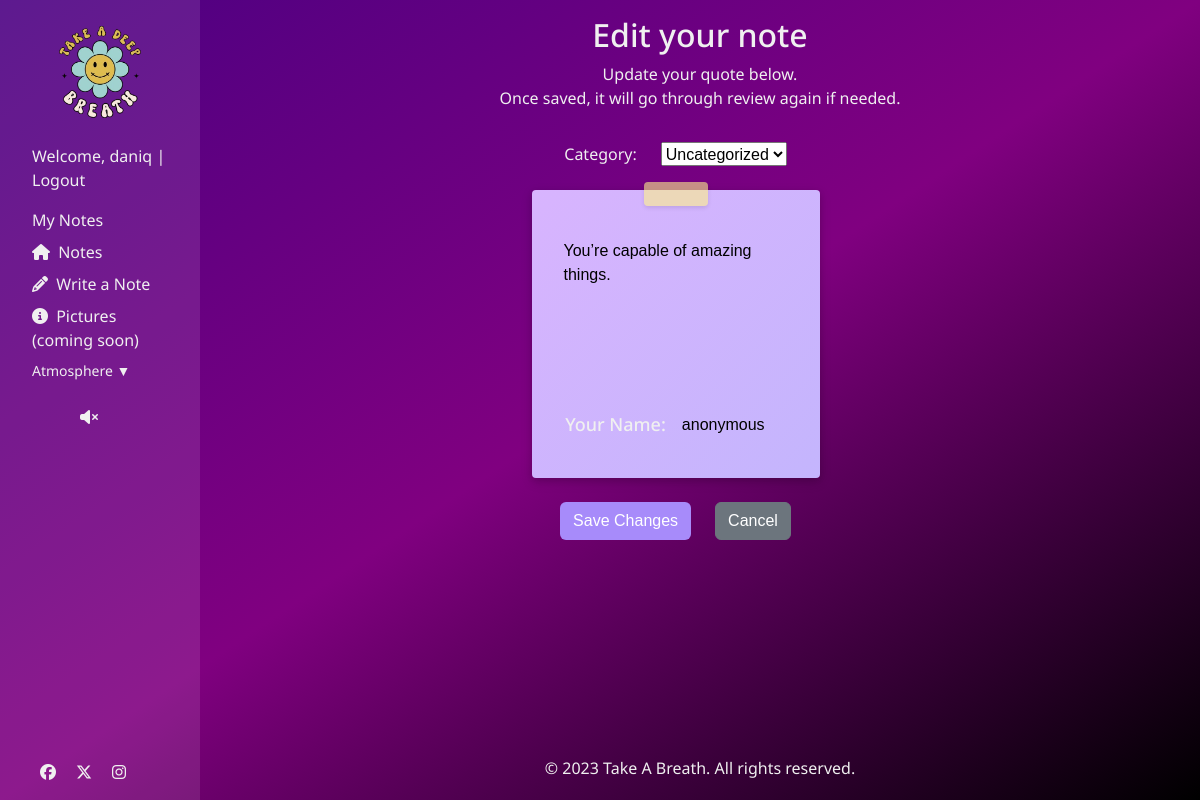
/note/10/edit/ (signed in), run on the app's committed database.
### quote/models.py (models this page shows, shortened)
class Note(models.Model):
    CATEGORY = (
        (0, "Uncategorized"),
        (1, "Stress"),
        (2, "Depression"),
        (3, "Anxiety"),
    )
    STATUS = (
        (0, "Pending"),
        (1, "Approved"),
        (2, "Denied"),
    )
    content = models.CharField(max_length=100)
    name = models.CharField(max_length=100, default='anonymous', blank=True)
    created_on = models.DateTimeField(auto_now_add=True)
    status = models.IntegerField(choices=STATUS, default=0)
    category = models.IntegerField(choices = CATEGORY, default=0, blank=True)
    author = models.ForeignKey(
        User,
        on_delete=models.SET(get_removed_user),
        related_name="notes",
    )
    class Meta:
        ordering = ["created_on"] # Order by creation date in ascending order

### quote/views.py (the view, shortened to what this page needs)
# urls.py: path('note/<int:pk>/edit/', views.NoteUpdateView.as_view(), name='edit_note'),
class NoteUpdateView(LoginRequiredMixin, UpdateView):
    model = Note
    form_class = NoteForm
    template_name = "quote/edit-note.html"
    def get_queryset(self):
        return Note.objects.filter(author=self.request.user)

### quote/forms.py (shortened to what this page needs)
class NoteForm(forms.ModelForm):
    class Meta:
        model = Note
        fields = ['content', 'name', 'category']
        widgets = {
            'content': forms.Textarea(attrs={'rows':3, 'placeholder': 'Write your quote here...'}),
            'name': forms.TextInput(attrs={'placeholder': 'Your name (if you want)'}),
            'category': forms.Select(),
        }

### quote/templates/quote/edit-note.html (shortened to what this page needs)
{% extends "base.html" %}
{% block content %}
<main>
  <section class="edit-section">
    <div id="submit-note">
      <h2 class="text-center">Edit your note</h2>
      <p class="text-center">
        Update your quote below. <br>
        Once saved, it will go through review again if needed.
      </p>
      <div id="writing-notes-container">
        <form method="post" id="editNoteForm" action="{% url 'edit_note' note.pk %}">
          <div class="label-wrap">
            <label for="id_category">Category:</label>
            {{ form.category }}
          </div>
          <div id="sticky-note-writing" class="sticky-note theme-{{ note.category }}">
            {{ form.content }}
            <div class="label-wrap">
              <label for="id_name">Your Name:</label>
              {{ form.name }}
            </div>
          </div>
          <div class="label-wrap">
            <button type="submit" class="btn btn-theme">Save Changes</button>
            <a href="{% url 'my_notes' %}" class="btn btn-secondary">Cancel</a>
          </div>
        </form>
      </div>
    </div>
  </section>
</main>
{% endblock %}

### templates/base.html (shortened to what this page needs)
{% load static %} {% url 'home' as home_url %}
<!DOCTYPE html>
<html lang="en">
  <head>
    <link
      href="https://cdn.jsdelivr.net/npm/bootstrap@5.3.3/dist/css/bootstrap.min.css"
      rel="stylesheet"
    />
    <link rel="stylesheet" href="{% static 'css/style.css' %}" />
  </head>
  <body class="theme-space">
    <div class="sidebar" id="sidebar">
      <img
        id="logo"
        src="{% static 'images/Logoo-removebg-preview.png' %}"
        alt="Logo"
        class="img-fluid"
      />
      <ul class="nav-list">
        <li>
      {% if user.is_authenticated %}
      <p>
        Welcome, <a href="{% url 'my_notes' %}">{{ user.username }}</a> | <a href="{% url 'logout' %}">Logout</a>
      </p>
      <a href="{% url 'my_notes' %}">My Notes</a>
      {% else %}
      <p>
        <a href="{% url 'login' %}">Login</a> |
        <a href="{% url 'signup' %}">Sign Up</a>
      </p>
      {% endif %}
        </li>
        <li>
          <a href="{% url 'home' %}"><i class="fas fa-home"></i> Notes </a>
        </li>
        <li>
          <a href="{% url 'write_a_note' %}"><i class="fas fa-pencil-alt"></i> Write a Note</a>
        <li>
          <a href="#"
            ><i class="fas fa-info-circle"></i> Pictures (coming soon)</a
          >
        </li>
        <li>
          <div class="dropdown-container">
            <div class="dropdown-header">Atmosphere ▼</div>
          </div>
        </li>
        <a id="toggleAudio"><i class="fa-solid fa-volume-xmark"></i></a>
      </ul>
      <div id="social-links-nav">
        <a
          href="https://www.facebook.com/"
          target="_blank"
          aria-label="Visit us on Facebook.(Opens in new tab)"
          rel="noopener"
        >
          <i class="fa-brands fa-facebook"></i>
        </a>
        <a
          href="https://www.twitter.com/"
          target="_blank"
          aria-label="Visit us on Twitter.(Opens in new tab)"
          rel="noopener"
        >
          <i class="fa-brands fa-x-twitter"></i>
        </a>
        <a
          href="https://www.instagram.com/"
          target="_blank"
          aria-label="Visit us on Instagram.(Opens in new tab)"
          rel="noopener"
        >
          <i class="fa-brands fa-instagram"></i>
        </a>
      </div>
    </div>
    <main class="flex-shrink-0 main-bg">
      {% block content %}{% endblock content %}
      <footer class="mt-auto" id="footer">
        <div class="container">
          <p>&copy; 2023 Take A Breath. All rights reserved.</p>
        </div>
      </footer>
    </main>
  </body>
</html>

### static/css/style.css (style rules this page uses)
:root { --primary-font: "Noto Sans", serif; --notes-font: "Allison", sans-serif; --white: white; --primary-color: #f0f0f0; --black: black; }
body { margin: 0; font-family: sans-serif; min-height: 100vh; color: pink; display: flex; background-repeat: no-repeat; }
h2, label, p, a, li, i { font-family: var(--primary-font); color: var(--primary-color); }
h2 { padding-top: 0.5rem; }
main { flex: 1; display: flex; flex-direction: column; align-items: center; justify-content: flex-start; padding: 0.25rem; position: relative; overflow: visible; }
ul { list-style: none; padding: 0; margin: 0; }
a { text-decoration: none; }
i { padding-right: 0.25rem; font-size: 1rem; }
.label-wrap { display: flex; justify-content: center; gap: inherit; }
.sidebar { background: rgba(255, 255, 255, 0.1); padding: 1rem; width: 200px; }
.nav-list { display: flex; flex-direction: column; gap: 0.5rem; padding: 1rem; }
.dropdown-container { margin-bottom: 1rem; }
.dropdown-header { cursor: pointer; user-select: none; }
#footer { bottom: -5rem; }
#toggleAudio, #toggleAudio-off { padding-left: 3rem; }
#social-links-nav { display: flex; gap: 1rem; bottom: 1rem; left: 2.5rem; position: fixed; z-index: 1000; }
.sticky-note { position: absolute; width: 18rem; height: 18rem; padding: 1.5rem; cursor: pointer; border-radius: 4px; box-shadow: 0 4px 12px rgba(0, 0, 0, 0.15), 0 2px 6px rgba(0, 0, 0, 0.1); transform-origin: center; user-select: none; transition: transform 0.2s ease, box-shadow 0.2s ease; display: flex; flex-direction: column; justify-content: center; text-align: center; font-weight: 500; font-size: 1.125rem; line-height: 1.5rem; }
#sticky-note-writing { position: relative; }
#writing-notes-container { padding: 1rem 2rem; }
#sticky-note-writing textarea { width: 100%; padding: 0.5rem; font-size: 1rem; box-sizing: border-box; background: transparent; border: transparent; height: 181px; resize: none; outline: none; }
#sticky-note-writing input { outline: none; font-size: 1rem; box-sizing: border-box; background: transparent; border: transparent; width: 50%; padding-left: 1rem; }
#sticky-note-writing textarea::placeholder, #sticky-note-writing input::placeholder { color: var(--black); font-style: italic; }
#quoteForm, #editNoteForm { display: flex; flex-direction: column; gap: 1.5rem; width: fit-content; }
.sticky-note::before { content: ""; position: absolute; top: -0.5rem; left: 50%; transform: translateX(-50%); width: 4rem; height: 1.5rem; background-color: rgba(254, 240, 138, 0.6); border-radius: 4px; box-shadow: 0 2px 4px rgba(0, 0, 0, 0.1); }
.theme-space { background: linear-gradient(to bottom right, #d8b4fe, #c4b5fd); color: #3730a3; }
body.theme-space { background: linear-gradient(to bottom right, indigo, purple, black); }
.btn-theme-space { background: #a78bfa; color: white; }

### data on the page
Note: category "Uncategorized", content "You’re capable of amazing things.", name "anonymous"

### other printed values
{{ user.username }} "daniq"
